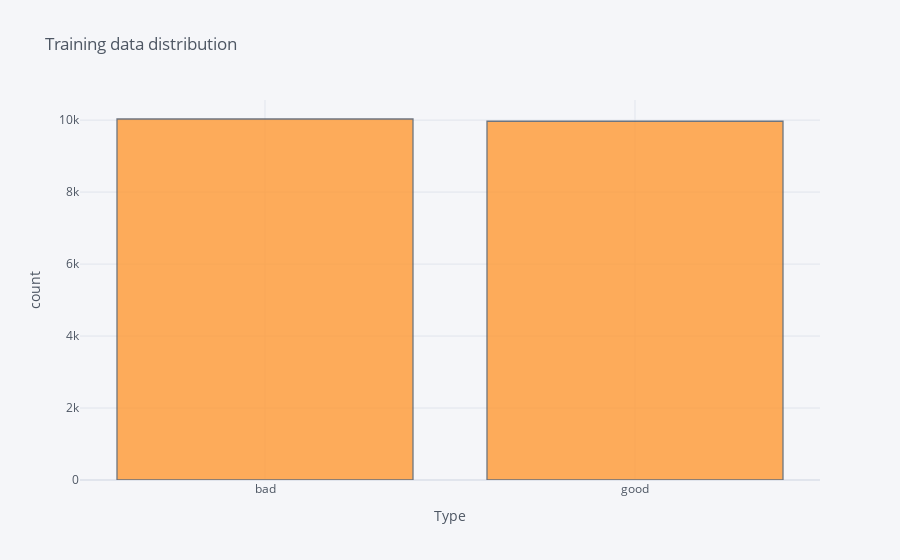

The cell this chart's notebook holds for it:
### Markdown cell above
### Training data distribution

### Code cell
train_df['type'].iplot(
    kind='hist',
    yTitle='count',
    xTitle='Type',
    title='Training data distribution'
)

### Figure 1 — Plotly figure (JSON) as saved in the notebook; plotly's stock layout.template omitted (floating-point values rounded to 4 significant figures; data arrays with more than 128 entries replaced by an {"elided": "..."} marker saying what was removed)
{"data": [{"histfunc": "count", "histnorm": "", "marker": {"color": "rgba(255, 153, 51, 1.0)", "line": {"color": "#4D5663", "width": 1.3}}, "name": "type", "opacity": 0.8, "orientation": "v", "type": "histogram", "x": {"elided": "20000 str values"}}], "layout": {"barmode": "overlay", "legend": {"bgcolor": "#F5F6F9", "font": {"color": "#4D5663"}}, "paper_bgcolor": "#F5F6F9", "plot_bgcolor": "#F5F6F9", "title": {"font": {"color": "#4D5663"}, "text": "Training data distribution"}, "xaxis": {"gridcolor": "#E1E5ED", "showgrid": true, "tickfont": {"color": "#4D5663"}, "title": {"font": {"color": "#4D5663"}, "text": "Type"}, "zerolinecolor": "#E1E5ED"}, "yaxis": {"gridcolor": "#E1E5ED", "showgrid": true, "tickfont": {"color": "#4D5663"}, "title": {"font": {"color": "#4D5663"}, "text": "count"}, "zerolinecolor": "#E1E5ED"}}}
